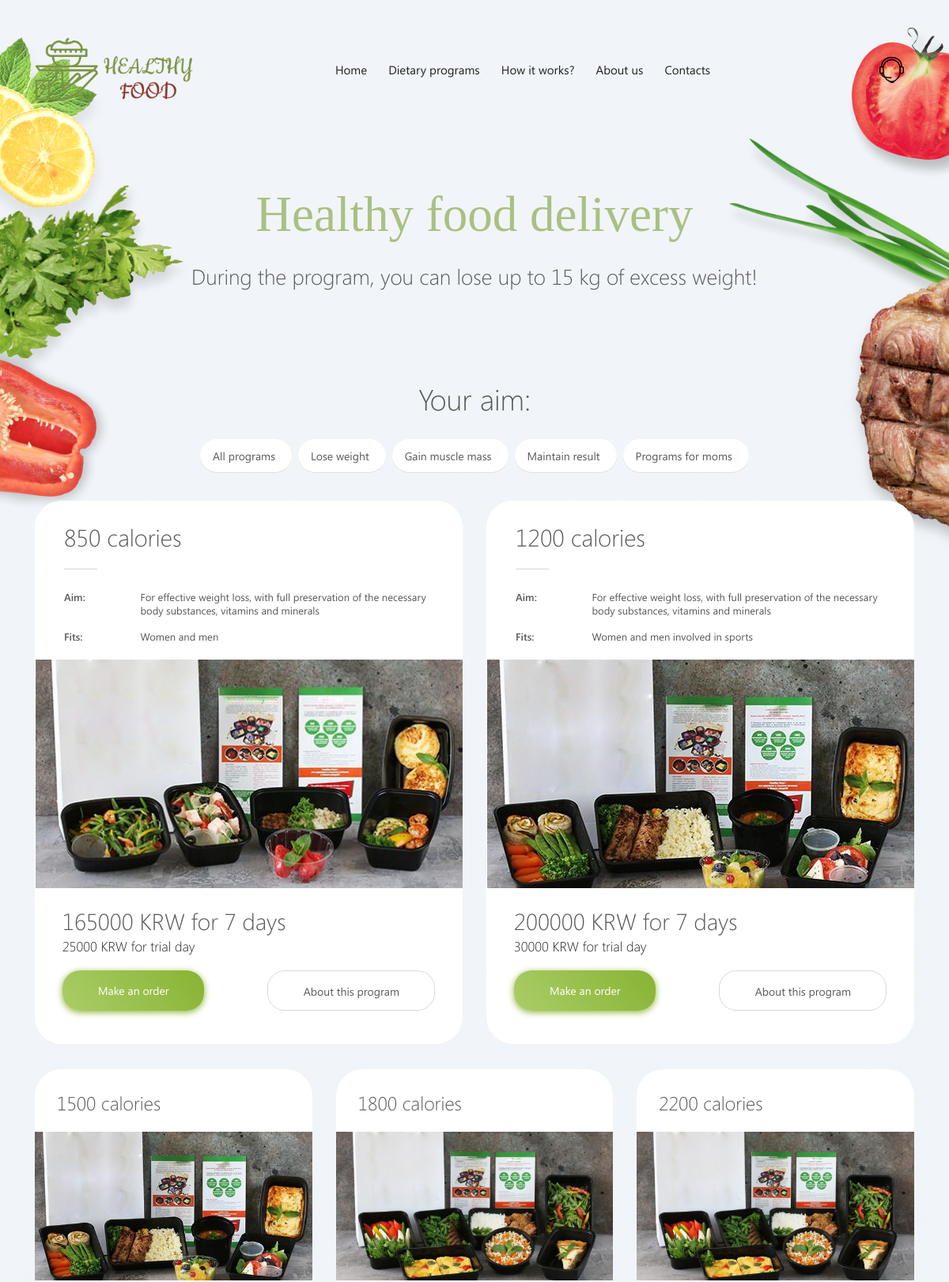
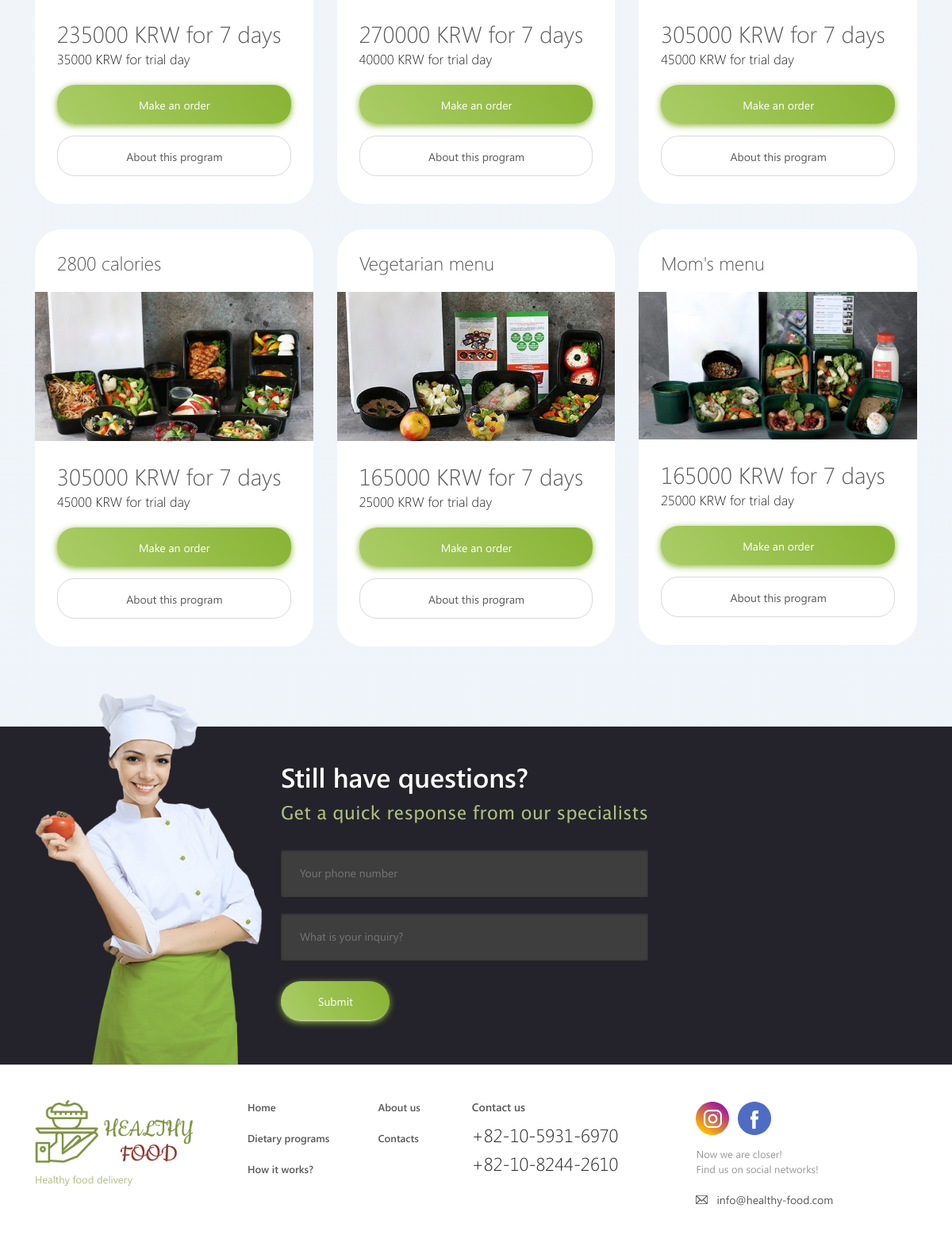
The page / on the database its author committed (2 pictures, top to bottom).
### programs/models.py (models this page shows)
class Program(models.Model):
    title = models.CharField(max_length=100)
    image = models.TextField()
    tag = models.TextField()
    target = models.TextField()
    aim = models.TextField()
    description = models.TextField()
    prohibition = models.TextField(blank=True)
    price_day = models.IntegerField()
    price_week = models.IntegerField()
    breakfast_info = models.TextField()
    breakfast_image = models.TextField()
    brunch_info = models.TextField()
    brunch_image = models.TextField()
    lunch_info = models.TextField()
    lunch_image = models.TextField()
    dunch_info = models.TextField()
    dunch_image = models.TextField()
    dinner_info = models.TextField()
    dinner_image = models.TextField()

### healthy_food/views.py (the view)
# urls.py: path("", views.main, name="main"),
def main(request):
    tag = request.GET.get('tag')
    program_objects = Program.objects.all()
    if tag:
        program_objects = program_objects.filter(tag=TAGS_MAP[tag])
    context = {"programs": program_objects}
    return render(request, "main.html", context)

### healthy_food/templates/main.html (shortened to what this page needs)
{% extends "base.html" %}
{% load static %}
{% block page_content %}
<section class="slogan">
    <div class="container">
        <div class="slogan__h1">Healthy food delivery</div>
        <div class="slogan__h2">During the program, you can lose up to 15 kg of excess weight!</div>
    </div>
</section>
<div data-react-id="FoodPrograms">
    <section class="food-programs">
        <div class="container">
            <div class="food-programs__header">
                <div class="food-programs__title">Your aim:</div>
                <div class="food-programs__menu">
                    <nav>
                        <ul>
                            <li class="fpm-item">
                                <a href="/" class="fpm-item__wrap btn-circle">
                                    <div class="fpm-item__text">All programs</div>
                                </a>
                            </li>
                            <li class="fpm-item">
                                <a href="/?tag=1" class="fpm-item__wrap btn-circle">
                                    <div class="fpm-item__text">Lose weight</div>
                                </a>
                            </li>
                            <li class="fpm-item">
                                <a href="/?tag=2" class="fpm-item__wrap btn-circle">
                                    <div class="fpm-item__text">Gain muscle mass</div>
                                </a>
                            </li>
                            <li class="fpm-item">
                                <a href="/?tag=3" class="fpm-item__wrap btn-circle">
                                    <div class="fpm-item__text">Maintain result</div>
                                </a>
                            </li>
                            <li class="fpm-item">
                                <a href="/?tag=4" class="fpm-item__wrap btn-circle">
                                    <div class="fpm-item__text">Programs for moms</div>
                                </a>
                            </li>
                        </ul>
                    </nav>
                </div>
            </div>
            <div class="food-programs__body">
                <div class="food-programs__row">
                    {% if programs.0 %}
                    <div class="food-item animated fadeInLeft">
                        <div class="food-item__header">
                            <div class="food-item__title">
                                <div class="h2"> <span>{{ programs.0.title }}</span></div>
                            </div>
                            <div class="food-item__line">&nbsp;</div>
                        </div>
                        <div class="food-item__body">
                            <div class="food-item__info">
                                <div class="food-item__info-row">
                                    <div class="food-item__info-col">Aim:</div>
                                    <div class="food-item__info-col">{{ programs.0.aim }}</div>
                                </div>
                                <div class="food-item__info-row">
                                    <div class="food-item__info-col">Fits:</div>
                                    <div class="food-item__info-col">{{ programs.0.target }}</div>
                                </div>
                            </div>
                            <div class="food-item__picture">
                                <a href="/programs/{{ programs.0.id }}">
                                    {% static "" as baseUrl %}
                                    <img src="{{ baseUrl }}{{ programs.0.image }}" alt="">
                                </a>
                            </div>
                        </div>
                        <div class="food-item__footer">
                            <div class="food-price">
                                <div class="food-price__items">
                                    <div class="food-price__item active">
                                        <div class="food-price__body">
                                            <div class="food-price__text">{{ programs.0.price_week }} KRW for 7 days</div>
                                        </div>
                                        <div class="food-price__footer">
                                            <div class="food-price__trial-day">{{ programs.0.price_day }} KRW for trial day</div>
                                        </div>
                                    </div>
                                </div>
                            </div>
                            <div class="food-item__buttons">
                                <a class="active btn-circle btn-circle_md" href="">Make an order</a>
                                <a class="btn-white btn-circle btn-circle_md" href="/programs/{{ programs.0.id }}">About this program</a>
                            </div>
                        </div>
                    </div>
                    {% endif %}
                    {% if programs.1 %}
                    <div class="food-item animated fadeInRight">
                        <div class="food-item__header">
                            <div class="food-item__title">
                                <div class="h2"> <span>{{ programs.1.title }}</span></div>
                            </div>
                            <div class="food-item__line">&nbsp;</div>
                        </div>
                        <div class="food-item__body">
                            <div class="food-item__info">
                                <div class="food-item__info-row">
                                    <div class="food-item__info-col">Aim:</div>
                                    <div class="food-item__info-col">{{ programs.1.aim }}</div>
                                </div>
                                <div class="food-item__info-row">
                                    <div class="food-item__info-col">Fits:</div>
                                    <div class="food-item__info-col">{{ programs.1.target }}</div>
                                </div>
                            </div>
                            <div class="food-item__picture">
                                <a href="/programs/{{ programs.1.id }}">
                                    {% static "" as baseUrl %}
                                    <img src="{{ baseUrl }}{{ programs.1.image }}" alt="">
                                </a>
                            </div>
                        </div>
                        <div class="food-item__footer">
                            <div class="food-price">
                                <div class="food-price__items">
                                    <div class="food-price__item active">
                                        <div class="food-price__body">
                                            <div class="food-price__text">{{ programs.1.price_week }} KRW for 7 days</div>
                                        </div>
                                        <div class="food-price__footer">
                                            <div class="food-price__trial-day">{{ programs.1.price_day }} KRW for trial day</div>
                                        </div>
                                    </div>
                                </div>
                            </div>
                            <div class="food-item__buttons">
                                <a class="active btn-circle btn-circle_md" href="">Make an order</a>
                                <a class="btn-white btn-circle btn-circle_md" href="/programs/{{ programs.1.id }}">About this program</a>
                            </div>
                        </div>
                    </div>
                    {% endif %}
                </div>
                {% if programs.2 %}
                <div class="food-programs__row">
                    {% for program in programs|slice:"2:10" %}
                        <div class="food-item food-item_md animated fadeInUp delay-1s">
                            <div class="food-item__header">
                                <div class="food-item__title">
                                    <div class="h2"><span>{{ program.title }}</span></div>
                                </div>
                            </div>
                            <div class="food-item__body">
                                <div class="food-item__picture">
                                    <a href="/programs/{{ program.id }}">
                                        {% static "" as baseUrl %}
                                        <img src="{{ baseUrl }}{{ program.image }}" alt="">
                                    </a>
                                </div>
                            </div>
                            <div class="food-item__footer">
                                <div class="food-price">
                                    <div class="food-price__items">
                                        <div class="food-price__item active">
                                            <div class="food-price__body">
                                                <div class="food-price__text">{{ program.price_week }} KRW for 7 days</div>
                                            </div>
                                            <div class="food-price__footer">
                                                <div class="food-price__trial-day">{{ program.price_day }} KRW for trial day</div>
                                            </div>
                                        </div>
                                    </div>
                                </div>
                                <div class="food-item__buttons">
                                    <a class="active btn-circle btn-circle_md" href="">Make an order</a>
                                    <a class="btn-white btn-circle btn-circle_md" href="/programs/{{ program.id }}">About this program</a></div>
                            </div>
                        </div>
                    {% endfor %}
                </div>
                {% endif %}
            </div>
        </div>
    </section>
</div>
{% endblock %}

### rows shown on the page
Program: title "850 calories", aim "For effective weight loss, with full preservation of the necessary body substances, vitamins and minerals", target "Women and men", image (picture), price_week "165000", price_day "25000"
Program: title "1200 calories", aim "For effective weight loss, with full preservation of the necessary body substances, vitamins and minerals", target "Women and men involved in sports", image (picture), price_week "200000", price_day "30000"
Program: title "1500 calories", image (picture), price_week "235000", price_day "35000"
Program: title "1800 calories", image (picture), price_week "270000", price_day "40000"
Program: title "2200 calories", image (picture), price_week "305000", price_day "45000"
Program: title "2800 calories", image (picture), price_week "305000", price_day "45000"
Program: title "Vegetarian menu", image (picture), price_week "165000", price_day "25000"
Program: title "Mom's menu", image (picture), price_week "165000", price_day "25000"
